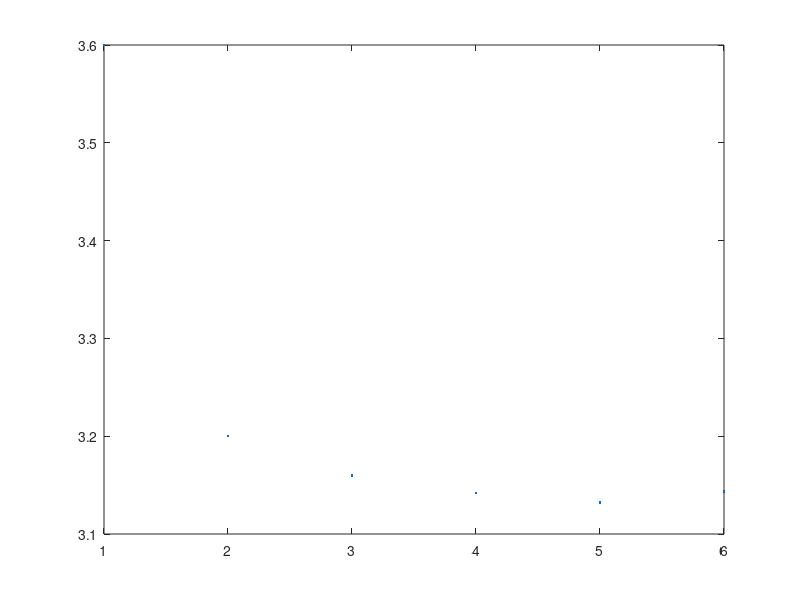

Write MATLAB code to recreate this figure.
% 090200124 Şeyma Kerküklü

clc;
clear;

mSK=0; %I defined a variable mSK
% which will be the number of point lies within the ellipse

%explanation about my repetative code
% I initially tried to write samples as N=10^j j=1:6 in a loop
% but I stuck with a pi value of 3.4-3.6 so when i do one by one 
% I could get the pi results which are closer to the real pi value
% so this is the reason why I didn't use them in a loop 

for i=1:10^1 %this is the first loop which indicates 
    % the sample number and how many points will there be in ellipse
    aSK=1; %this is the major radius of my ellipse
    bSK=0.8; %this is the minor radius of my ellipse
    xSK=aSK*rand(); %this is a random real point in x axis which is between 0-1
    ySK=bSK*rand(); %this is a random real point in y axis which is between 0-0.8
    hipoSK=sqrt(xSK^2*bSK^2+ySK^2*aSK^2);%cartesian equation of ellipse is 
    % x^2/a^2+y^2/b^2=1 so I used this formula to define the ellipse
    if(hipoSK<aSK*bSK) %In here I checked if the random point (x,y) is in the ellipse
        % by given formula
         mSK=mSK+1; %It counts the number of points lie within the ellipse
    end

end
piSK(1)=4*mSK/10^1; %It is the pi value for 10^1 sample
%So basically what I do after is same with the first loop 
mSK=0; %i had to declare the mSK value again 
% for other loops to not use the previous SK value
for i=1:10^2 
    
    aSK=1; 
    bSK=0.8; 
    xSK=aSK*rand(); 
    ySK=bSK*rand();
    hipoSK=sqrt(xSK^2*bSK^2+ySK^2*aSK^2);
    if(hipoSK<aSK*bSK) 
         mSK=mSK+1; 
    end
end
piSK(2)=4*mSK/10^2;
mSK=0;
for i=1:10^3    
    aSK=1; 
    bSK=0.8; 
    xSK=aSK*rand(); 
    ySK=bSK*rand();
    hipoSK=sqrt(xSK^2*bSK^2+ySK^2*aSK^2);
    if(hipoSK<aSK*bSK) 
         mSK=mSK+1; 
    end
end
piSK(3)=4*mSK/10^3;
mSK=0;
for i=1:10^4   
    aSK=1; 
    bSK=0.8; 
    xSK=aSK*rand(); 
    ySK=bSK*rand();
    hipoSK=sqrt(xSK^2*bSK^2+ySK^2*aSK^2);
    if(hipoSK<aSK*bSK) 
         mSK=mSK+1; 
    end
end
piSK(4)=4*mSK/10^4;
mSK=0;
for i=1:10^5   
    aSK=1; 
    bSK=0.8; 
    xSK=aSK*rand(); 
    ySK=bSK*rand();
    hipoSK=sqrt(xSK^2*bSK^2+ySK^2*aSK^2);
    if(hipoSK<aSK*bSK) 
         mSK=mSK+1; 
    end
end
piSK(5)=4*mSK/10^5;
mSK=0;
tic;
for i=1:10^6   
    aSK=1; 
    bSK=0.8; 
    xSK=aSK*rand(); 
    ySK=bSK*rand();
    hipoSK=sqrt(xSK^2*bSK^2+ySK^2*aSK^2);
    if(hipoSK<aSK*bSK) 
         mSK=mSK+1; 
    end
end
piSK(6)=4*mSK/10^6;
toc;
piSK




k=1:6;
matrix=[k;piSK];
transpose(matrix)%k vs pi values
plot(k,piSK,".")%plot of pi vs k

